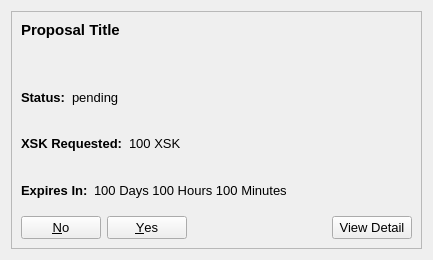
<?xml version="1.0" encoding="UTF-8"?>
<ui version="4.0">
 <class>CommunityFundDisplay</class>
 <widget class="QWidget" name="CommunityFundDisplay">
  <property name="geometry">
   <rect>
    <x>0</x>
    <y>0</y>
    <width>433</width>
    <height>260</height>
   </rect>
  </property>
  <property name="sizePolicy">
   <sizepolicy hsizetype="Maximum" vsizetype="Maximum">
    <horstretch>0</horstretch>
    <verstretch>0</verstretch>
   </sizepolicy>
  </property>
  <property name="minimumSize">
   <size>
    <width>433</width>
    <height>260</height>
   </size>
  </property>
  <property name="maximumSize">
   <size>
    <width>433</width>
    <height>260</height>
   </size>
  </property>
  <property name="baseSize">
   <size>
    <width>433</width>
    <height>433</height>
   </size>
  </property>
  <property name="windowTitle">
   <string>Form</string>
  </property>
  <layout class="QVBoxLayout" name="verticalLayout_2">
   <item>
    <widget class="QFrame" name="frame">
     <property name="sizePolicy">
      <sizepolicy hsizetype="Maximum" vsizetype="Maximum">
       <horstretch>0</horstretch>
       <verstretch>0</verstretch>
      </sizepolicy>
     </property>
     <property name="maximumSize">
      <size>
       <width>433</width>
       <height>433</height>
      </size>
     </property>
     <property name="baseSize">
      <size>
       <width>433</width>
       <height>433</height>
      </size>
     </property>
     <property name="frameShape">
      <enum>QFrame::StyledPanel</enum>
     </property>
     <property name="frameShadow">
      <enum>QFrame::Raised</enum>
     </property>
     <layout class="QVBoxLayout" name="verticalLayout">
      <item>
       <widget class="QLabel" name="title">
        <property name="sizePolicy">
         <sizepolicy hsizetype="Maximum" vsizetype="Maximum">
          <horstretch>0</horstretch>
          <verstretch>0</verstretch>
         </sizepolicy>
        </property>
        <property name="minimumSize">
         <size>
          <width>0</width>
          <height>0</height>
         </size>
        </property>
        <property name="maximumSize">
         <size>
          <width>400</width>
          <height>50</height>
         </size>
        </property>
        <property name="baseSize">
         <size>
          <width>0</width>
          <height>0</height>
         </size>
        </property>
        <property name="font">
         <font>
          <pointsize>11</pointsize>
          <weight>75</weight>
          <bold>true</bold>
         </font>
        </property>
        <property name="text">
         <string>Proposal Title</string>
        </property>
        <property name="alignment">
         <set>Qt::AlignLeading|Qt::AlignLeft|Qt::AlignTop</set>
        </property>
        <property name="wordWrap">
         <bool>true</bool>
        </property>
        <property name="openExternalLinks">
         <bool>true</bool>
        </property>
        <property name="textInteractionFlags">
         <set>Qt::LinksAccessibleByMouse</set>
        </property>
       </widget>
      </item>
      <item>
       <layout class="QVBoxLayout" name="verticalLayoutProposal">
        <item>
         <layout class="QHBoxLayout" name="horizontalLayoutStatus">
          <item>
           <widget class="QLabel" name="labelTitleStatus">
            <property name="sizePolicy">
             <sizepolicy hsizetype="Maximum" vsizetype="Preferred">
              <horstretch>0</horstretch>
              <verstretch>0</verstretch>
             </sizepolicy>
            </property>
            <property name="font">
             <font>
              <pointsize>10</pointsize>
              <weight>75</weight>
              <bold>true</bold>
             </font>
            </property>
            <property name="text">
             <string>Status:</string>
            </property>
           </widget>
          </item>
          <item>
           <widget class="QLabel" name="labelStatus">
            <property name="baseSize">
             <size>
              <width>433</width>
              <height>433</height>
             </size>
            </property>
            <property name="font">
             <font>
              <pointsize>10</pointsize>
             </font>
            </property>
            <property name="text">
             <string>pending</string>
            </property>
           </widget>
          </item>
         </layout>
        </item>
        <item>
         <layout class="QHBoxLayout" name="horizontalLayoutRequested">
          <item>
           <widget class="QLabel" name="labelTitleRequested">
            <property name="sizePolicy">
             <sizepolicy hsizetype="Maximum" vsizetype="Preferred">
              <horstretch>0</horstretch>
              <verstretch>0</verstretch>
             </sizepolicy>
            </property>
            <property name="font">
             <font>
              <pointsize>10</pointsize>
              <weight>75</weight>
              <bold>true</bold>
             </font>
            </property>
            <property name="text">
             <string>XSK Requested:</string>
            </property>
           </widget>
          </item>
          <item>
           <widget class="QLabel" name="labelRequested">
            <property name="font">
             <font>
              <pointsize>10</pointsize>
             </font>
            </property>
            <property name="text">
             <string>100 XSK</string>
            </property>
           </widget>
          </item>
         </layout>
        </item>
        <item>
         <layout class="QHBoxLayout" name="horizontalLayoutDuration">
          <item>
           <widget class="QLabel" name="labelTitleDuration">
            <property name="sizePolicy">
             <sizepolicy hsizetype="Maximum" vsizetype="Preferred">
              <horstretch>0</horstretch>
              <verstretch>0</verstretch>
             </sizepolicy>
            </property>
            <property name="font">
             <font>
              <pointsize>10</pointsize>
              <weight>75</weight>
              <bold>true</bold>
             </font>
            </property>
            <property name="text">
             <string>Expires In:</string>
            </property>
           </widget>
          </item>
          <item>
           <widget class="QLabel" name="labelDuration">
            <property name="font">
             <font>
              <pointsize>10</pointsize>
             </font>
            </property>
            <property name="text">
             <string>100 Days 100 Hours 100 Minutes</string>
            </property>
           </widget>
          </item>
         </layout>
        </item>
        <item>
         <layout class="QHBoxLayout" name="horizontalLayoutButtons">
          <item>
           <widget class="QDialogButtonBox" name="buttonBoxVote">
            <property name="font">
             <font>
              <pointsize>10</pointsize>
             </font>
            </property>
            <property name="layoutDirection">
             <enum>Qt::RightToLeft</enum>
            </property>
            <property name="standardButtons">
             <set>QDialogButtonBox::No|QDialogButtonBox::Yes</set>
            </property>
           </widget>
          </item>
          <item>
           <widget class="QPushButton" name="pushButtonDetails">
            <property name="font">
             <font>
              <pointsize>10</pointsize>
             </font>
            </property>
            <property name="text">
             <string>View Detail</string>
            </property>
           </widget>
          </item>
         </layout>
        </item>
       </layout>
      </item>
     </layout>
    </widget>
   </item>
  </layout>
 </widget>
 <resources/>
 <connections/>
</ui>
